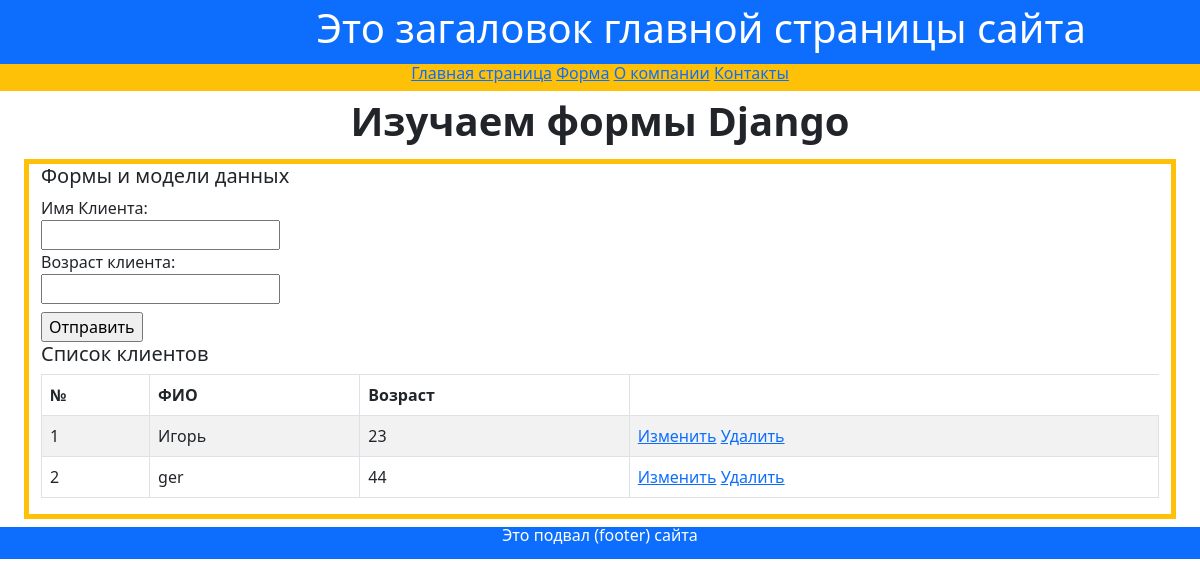
/my_form/, run on an earlier commit of the app's database.
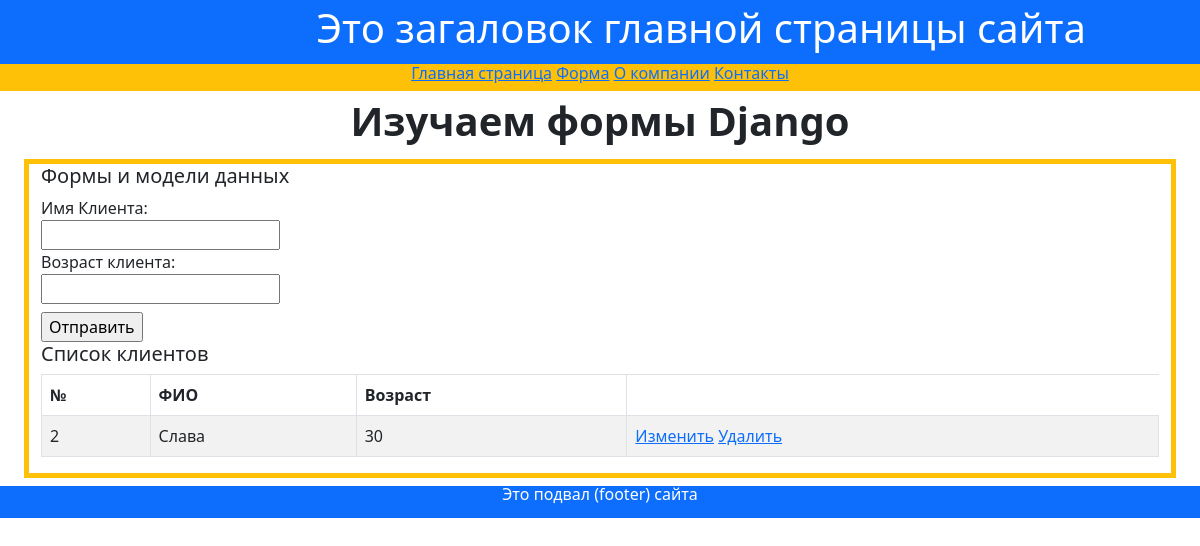
And on a later commit of the database.
### firstapp/models.py (models this page shows)
class Person(models.Model):
    name = models.CharField(max_length=20, verbose_name='Имя клиента')
    age = models.IntegerField(verbose_name='Возраст клиента')
    object_person = models.Manager()
    DoesNotExist = models.Manager

### firstapp/views.py (the view)
# urls.py: path('my_form/', views.my_form, name='my_form'),
def my_form(request):
    if request.method == 'POST':
        form = UserForm(request.POST)
        if form.is_valid():
            form.save()
    my_text = 'Сведения о клиентах'
    people = Person.object_person.all()
    form = UserForm()
    context = {'my_text': my_text, 'people': people, 'form': form}
    return render(request, 'firstapp/my_form.html', context)

### firstapp/forms.py
class UserForm(forms.ModelForm):
    name = forms.CharField(label='Имя Клиента',
                           widget=forms.TextInput(attrs={'class': 'myfield'}))
    age = forms.IntegerField(label='Возраст клиента',
                             widget=forms.TextInput(attrs={'class': 'myfield'}))
    class Meta:
        model = Person
        fields = '__all__'

### templates/firstapp/my_form.html (shortened to what this page needs)
{% extends 'firstapp/base.html' %}
{% block header %}Изучаем формы Django{% endblock header %}
{% block content %}
<div class="container-fluid text-start my-2 border border-5 border-warning">
    <h5>Формы и модели данных</h5>
    <form method="POST">
        <div class="form-group my-2">
            {% for field in form %}
            <div>{{ field.label_tag }}</div>
            <div>{{ field }}</div>
            {% endfor %}
        </div>
        <input type="submit" value="Отправить">
        {% if people.count > 0 %}
        <h5>Список клиентов</h5>
        <table class="table table-striped table-bordered text-start">
            <thead>
                <tr>
                    <th>№</th>
                    <th>ФИО</th>
                    <th>Возраст</th>
                </tr>
            </thead>
            <tbody>
                {% for person in people %}
                <tr>
                    <td>{{ person.id }}</td>
                    <td>{{ person.name }}</td>
                    <td>{{ person.age }}</td>
                    <td>
                        <a href="edit_form/{{ person.id }}">Изменить</a>
                        <a href="delete/{{ person.id }}">Удалить</a>
                    </td>
                </tr>
                {% endfor %}
            </tbody>
        </table>
        {% endif %}
    </form>
</div>
{% endblock content %}

What changed in the data, as far as the page shows it:
removed Person: id "1", name "Игорь", age "23"
changed Person id 2: name "ger" → "Слава"; age "44" → "30"
